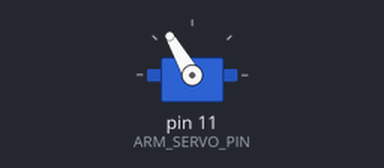
This sketch was run on a simulated Arduino Uno, built with avr-gcc and run on an emulated ATmega328P. On the bench: servo.

Above: at 0.05 s.
At 3.0 s:
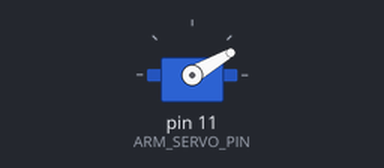
At 6.0 s:
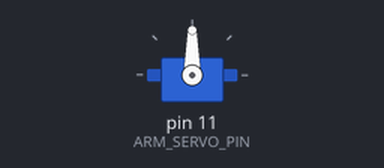
Timing chart, 0 to 7.8 s (numbered marks = the images above):
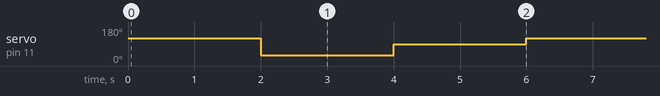

The sketch:

Arm_test.ino
```cpp
#include <Servo.h>

const int ARM_SERVO_PIN = 11;
int offset = 30;


Servo armServo;

void setup() {
  armServo.attach(ARM_SERVO_PIN);

}

void loop() {
  armServo.write(180-offset*2);   // Rotate servo counter clockwise
  delay(2000);          // Wait 2 seconds
  armServo.write(0+offset);     // Rotate servo clockwise
  delay(2000);
  armServo.write(90);    // Rotate servo to center
  delay(2000);

}
```

Measured:
- by itself, servo on pin 11 (ARM_SERVO_PIN): repeats every 6.0 s: 90° 2.0 s, 120° 2.0 s, 30° 2.0 s
